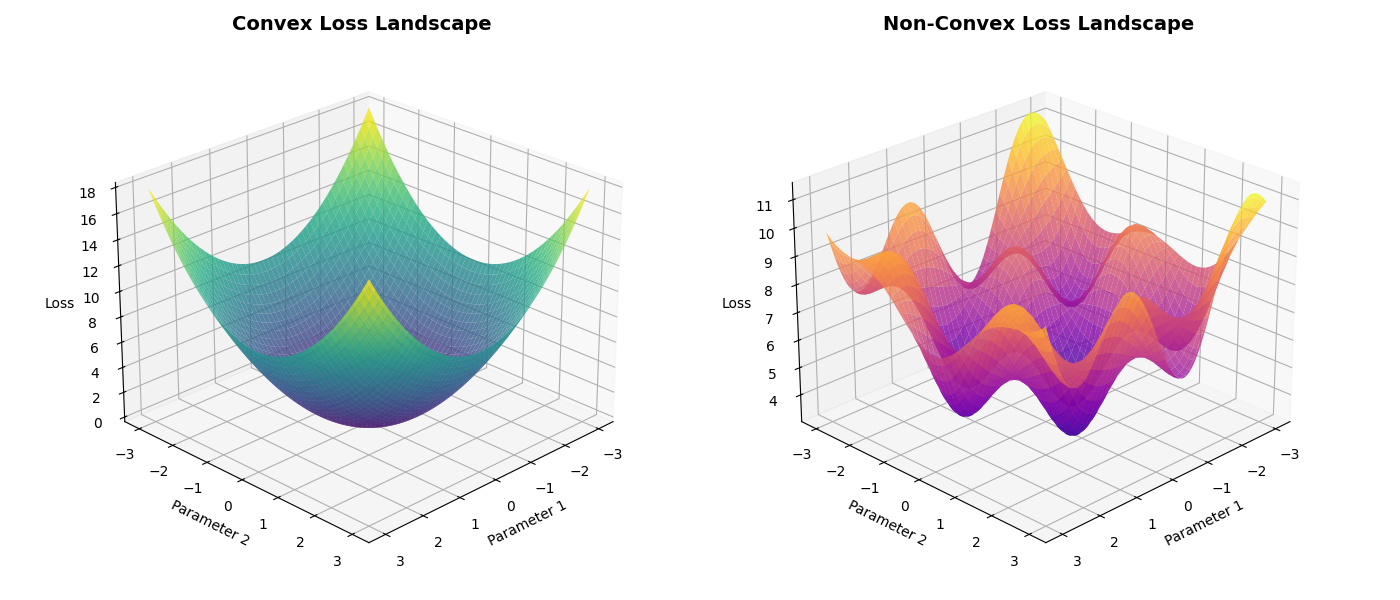

Recreate this plot in Python.
import numpy as np
import matplotlib.pyplot as plt
from mpl_toolkits.mplot3d import Axes3D

# Create figure with two subplots
fig = plt.figure(figsize=(14, 6))

# Create grid for plotting
x = np.linspace(-3, 3, 100)
y = np.linspace(-3, 3, 100)
X, Y = np.meshgrid(x, y)

# Subplot 1: Convex loss landscape (quadratic bowl)
ax1 = fig.add_subplot(121, projection='3d')
Z_convex = X**2 + Y**2  # Simple convex quadratic function

surf1 = ax1.plot_surface(X, Y, Z_convex, cmap='viridis', alpha=0.8, edgecolor='none')
ax1.set_xlabel('Parameter 1')
ax1.set_ylabel('Parameter 2')
ax1.set_zlabel('Loss')
ax1.set_title('Convex Loss Landscape', fontsize=14, fontweight='bold')
ax1.view_init(elev=25, azim=45)

# Subplot 2: Non-convex loss landscape (multiple local minima)
ax2 = fig.add_subplot(122, projection='3d')
# Create a non-convex function with multiple local minima
Z_nonconvex = (X**2 + Y**2) * 0.3 + np.sin(2*X) * np.cos(2*Y) * 2 + 5

surf2 = ax2.plot_surface(X, Y, Z_nonconvex, cmap='plasma', alpha=0.8, edgecolor='none')
ax2.set_xlabel('Parameter 1')
ax2.set_ylabel('Parameter 2')
ax2.set_zlabel('Loss')
ax2.set_title('Non-Convex Loss Landscape', fontsize=14, fontweight='bold')
ax2.view_init(elev=25, azim=45)

plt.tight_layout()
plt.savefig('loss_landscapes.png', dpi=300, bbox_inches='tight')
plt.show()

print("Figure saved as 'loss_landscapes.png'")
